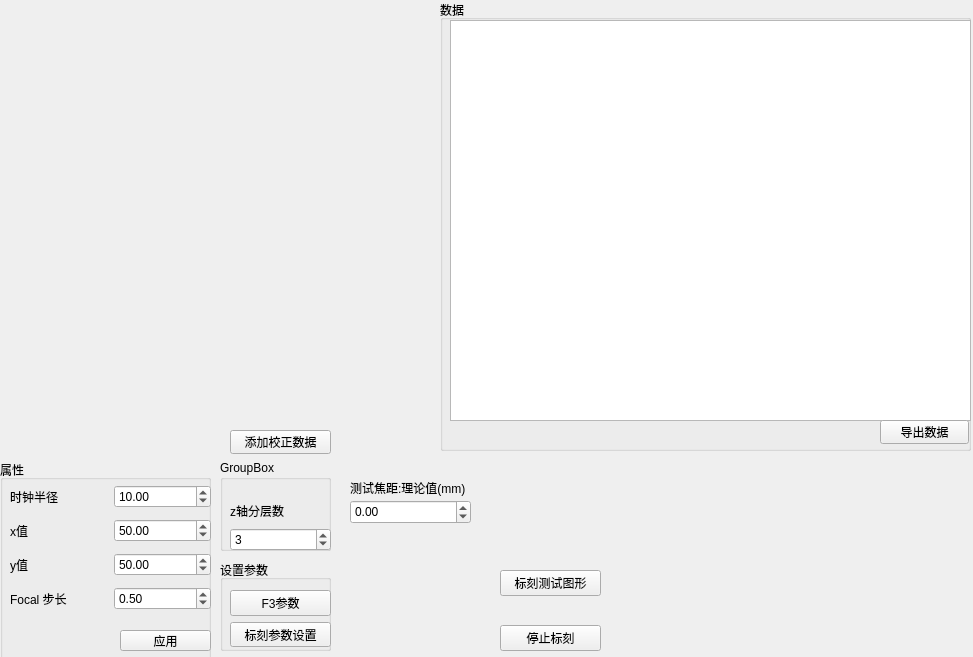
<?xml version="1.0" encoding="UTF-8"?>
<ui version="4.0">
 <class>ClockWidget</class>
 <widget class="QWidget" name="ClockWidget">
  <property name="geometry">
   <rect>
    <x>0</x>
    <y>0</y>
    <width>973</width>
    <height>657</height>
   </rect>
  </property>
  <property name="windowTitle">
   <string>ClockWidget</string>
  </property>
  <widget class="QGroupBox" name="groupBox">
   <property name="geometry">
    <rect>
     <x>0</x>
     <y>460</y>
     <width>211</width>
     <height>201</height>
    </rect>
   </property>
   <property name="title">
    <string>属性</string>
   </property>
   <widget class="QWidget" name="layoutWidget">
    <property name="geometry">
     <rect>
      <x>10</x>
      <y>20</y>
      <width>201</width>
      <height>139</height>
     </rect>
    </property>
    <layout class="QVBoxLayout" name="verticalLayout">
     <item>
      <layout class="QHBoxLayout" name="horizontalLayout">
       <item>
        <widget class="QLabel" name="label_2">
         <property name="text">
          <string>时钟半径</string>
         </property>
        </widget>
       </item>
       <item>
        <widget class="QDoubleSpinBox" name="doubleSpxRadius">
         <property name="minimum">
          <double>1.000000000000000</double>
         </property>
         <property name="value">
          <double>10.000000000000000</double>
         </property>
        </widget>
       </item>
      </layout>
     </item>
     <item>
      <layout class="QHBoxLayout" name="horizontalLayout_2">
       <item>
        <widget class="QLabel" name="label_3">
         <property name="text">
          <string>x值</string>
         </property>
        </widget>
       </item>
       <item>
        <widget class="QDoubleSpinBox" name="doubleSpxx">
         <property name="minimum">
          <double>0.000000000000000</double>
         </property>
         <property name="maximum">
          <double>200.000000000000000</double>
         </property>
         <property name="value">
          <double>50.000000000000000</double>
         </property>
        </widget>
       </item>
      </layout>
     </item>
     <item>
      <layout class="QHBoxLayout" name="horizontalLayout_3">
       <item>
        <widget class="QLabel" name="label_4">
         <property name="text">
          <string>y值</string>
         </property>
        </widget>
       </item>
       <item>
        <widget class="QDoubleSpinBox" name="doubleSpxy">
         <property name="minimum">
          <double>0.000000000000000</double>
         </property>
         <property name="maximum">
          <double>200.000000000000000</double>
         </property>
         <property name="value">
          <double>50.000000000000000</double>
         </property>
        </widget>
       </item>
      </layout>
     </item>
     <item>
      <layout class="QHBoxLayout" name="horizontalLayout_4">
       <item>
        <widget class="QLabel" name="label">
         <property name="text">
          <string>Focal 步长</string>
         </property>
        </widget>
       </item>
       <item>
        <widget class="QDoubleSpinBox" name="doubleSpxZstep">
         <property name="sizePolicy">
          <sizepolicy hsizetype="Preferred" vsizetype="Fixed">
           <horstretch>0</horstretch>
           <verstretch>0</verstretch>
          </sizepolicy>
         </property>
         <property name="minimum">
          <double>-100.000000000000000</double>
         </property>
         <property name="maximum">
          <double>100.000000000000000</double>
         </property>
         <property name="value">
          <double>0.500000000000000</double>
         </property>
        </widget>
       </item>
      </layout>
     </item>
    </layout>
   </widget>
   <widget class="QPushButton" name="btnApply">
    <property name="geometry">
     <rect>
      <x>120</x>
      <y>170</y>
      <width>91</width>
      <height>21</height>
     </rect>
    </property>
    <property name="text">
     <string>应用</string>
    </property>
   </widget>
  </widget>
  <widget class="QWidget" name="layoutWidget">
   <property name="geometry">
    <rect>
     <x>500</x>
     <y>570</y>
     <width>101</width>
     <height>81</height>
    </rect>
   </property>
   <layout class="QVBoxLayout" name="verticalLayout_2">
    <item>
     <widget class="QPushButton" name="btnStartMark">
      <property name="text">
       <string>标刻测试图形</string>
      </property>
     </widget>
    </item>
    <item>
     <spacer name="verticalSpacer">
      <property name="orientation">
       <enum>Qt::Vertical</enum>
      </property>
      <property name="sizeHint" stdset="0">
       <size>
        <width>20</width>
        <height>40</height>
       </size>
      </property>
     </spacer>
    </item>
    <item>
     <widget class="QPushButton" name="btnStopMark">
      <property name="text">
       <string>停止标刻</string>
      </property>
     </widget>
    </item>
   </layout>
  </widget>
  <widget class="QPushButton" name="btnAddCalibData">
   <property name="geometry">
    <rect>
     <x>230</x>
     <y>430</y>
     <width>101</width>
     <height>24</height>
    </rect>
   </property>
   <property name="text">
    <string>添加校正数据</string>
   </property>
  </widget>
  <widget class="QGroupBox" name="groupBox_2">
   <property name="geometry">
    <rect>
     <x>220</x>
     <y>460</y>
     <width>111</width>
     <height>91</height>
    </rect>
   </property>
   <property name="title">
    <string>GroupBox</string>
   </property>
   <widget class="QWidget" name="layoutWidget">
    <property name="geometry">
     <rect>
      <x>10</x>
      <y>40</y>
      <width>101</width>
      <height>51</height>
     </rect>
    </property>
    <layout class="QVBoxLayout" name="verticalLayout_3">
     <item>
      <widget class="QLabel" name="label_5">
       <property name="text">
        <string>z轴分层数</string>
       </property>
      </widget>
     </item>
     <item>
      <widget class="QSpinBox" name="spinZnumberOfLayers">
       <property name="value">
        <number>3</number>
       </property>
      </widget>
     </item>
    </layout>
   </widget>
  </widget>
  <widget class="QLabel" name="label_6">
   <property name="geometry">
    <rect>
     <x>350</x>
     <y>480</y>
     <width>151</width>
     <height>16</height>
    </rect>
   </property>
   <property name="text">
    <string>测试焦距:理论值(mm)</string>
   </property>
  </widget>
  <widget class="QDoubleSpinBox" name="doubleSpxZphysicalValue">
   <property name="geometry">
    <rect>
     <x>350</x>
     <y>500</y>
     <width>121</width>
     <height>24</height>
    </rect>
   </property>
   <property name="minimum">
    <double>-300.000000000000000</double>
   </property>
   <property name="maximum">
    <double>300.000000000000000</double>
   </property>
   <property name="singleStep">
    <double>0.500000000000000</double>
   </property>
  </widget>
  <widget class="QGroupBox" name="groupBox_3">
   <property name="geometry">
    <rect>
     <x>440</x>
     <y>0</y>
     <width>531</width>
     <height>451</height>
    </rect>
   </property>
   <property name="title">
    <string>数据</string>
   </property>
   <widget class="QTableWidget" name="tablew3DCalibData">
    <property name="geometry">
     <rect>
      <x>10</x>
      <y>20</y>
      <width>521</width>
      <height>401</height>
     </rect>
    </property>
   </widget>
   <widget class="QPushButton" name="btnSaveCalibData">
    <property name="geometry">
     <rect>
      <x>440</x>
      <y>420</y>
      <width>89</width>
      <height>24</height>
     </rect>
    </property>
    <property name="text">
     <string>导出数据</string>
    </property>
   </widget>
  </widget>
  <widget class="QGroupBox" name="groupBox_4">
   <property name="geometry">
    <rect>
     <x>220</x>
     <y>560</y>
     <width>111</width>
     <height>91</height>
    </rect>
   </property>
   <property name="title">
    <string>设置参数</string>
   </property>
   <widget class="QWidget" name="">
    <property name="geometry">
     <rect>
      <x>10</x>
      <y>30</y>
      <width>101</width>
      <height>57</height>
     </rect>
    </property>
    <layout class="QVBoxLayout" name="verticalLayout_4">
     <item>
      <widget class="QPushButton" name="btnF3Param">
       <property name="text">
        <string>F3参数</string>
       </property>
      </widget>
     </item>
     <item>
      <widget class="QPushButton" name="btnMarkParam">
       <property name="text">
        <string>标刻参数设置</string>
       </property>
      </widget>
     </item>
    </layout>
   </widget>
  </widget>
 </widget>
 <resources/>
 <connections/>
</ui>
